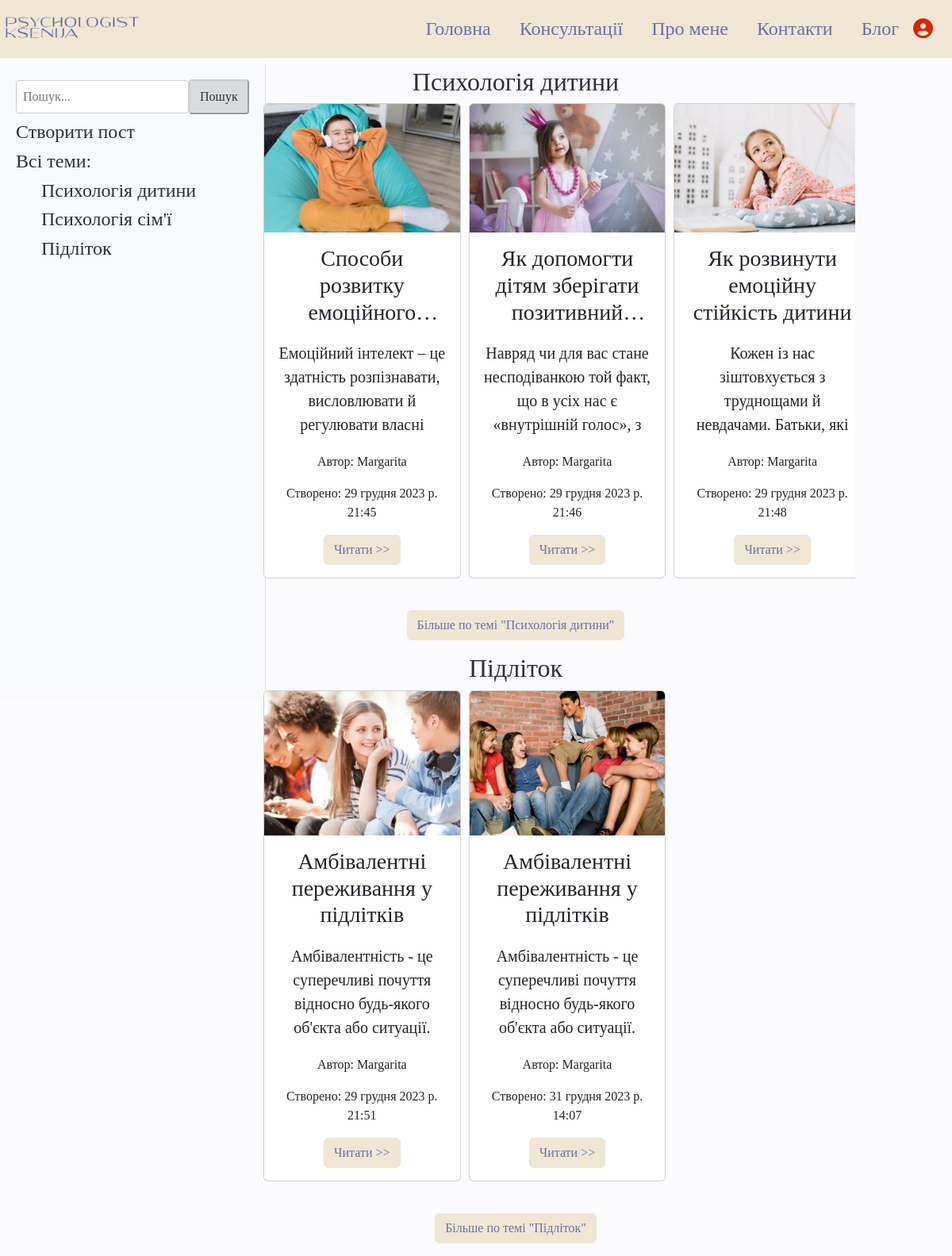
Screenshot of /blog/articles/ with the database file from the repository.
### blog/models.py (models this page shows, shortened)
class Category(models.Model):
    name = models.CharField(max_length=50, unique=True, verbose_name='Категорія')
    class Meta:
        verbose_name = 'Категорія'
        verbose_name_plural = 'Категорії'

class Post(models.Model):
    title = models.CharField(max_length=255, verbose_name='Заголовок')
    content = models.TextField(verbose_name='Зміст')
    author = models.ForeignKey(User, on_delete=models.CASCADE, verbose_name='Автор')
    created_at = models.DateTimeField(auto_now_add=True, verbose_name='Дата створення')
    category = models.ForeignKey('Category', on_delete=models.CASCADE, verbose_name='Категорія')
    favorites = models.ManyToManyField(User, related_name='user_favorited_articles', blank=True, verbose_name='Улюблені статті')
    image = models.ManyToManyField(PostImage, related_name='post_images', blank=True, verbose_name='Зображення')
    liked_users = models.ManyToManyField(User, through='Like', related_name='user_likes', blank=True, verbose_name='Користувачі, що поставили лайк')
    class Meta:
        verbose_name = 'Пост'
        verbose_name_plural = 'Пости'

class PostImage(models.Model):
    post = models.ForeignKey('Post', on_delete=models.CASCADE)
    image = models.ImageField(upload_to='post_images/', verbose_name='Зображення')

### blog/views.py (the view)
# urls.py: path('blog/articles/', article_list, name='article_list'),
def article_list(request):
    all_categories = Category.objects.all()
    query = request.GET.get('q')  # Получение строки запроса из параметра 'q'
    if query:
        all_posts = Post.objects.filter(title__icontains=query) | Post.objects.filter(content__icontains=query)
    else:
        all_posts = Post.objects.all()
    posts_by_category = {
        category: list(posts)
        for category, posts in groupby(all_posts, key=attrgetter('category'))
    }
    context = {'all_categories': all_categories, 'posts_by_category': posts_by_category, 'query': query}
    return render(request, 'blog/article_list copy 2.html', context)

### blog/templates/blog/article_list copy 2.html (shortened to what this page needs)
{% extends 'main/base.html' %}
{% load static %}
{% block extra_styles %}
    <link rel="stylesheet" type="text/css" href="{% static 'blog/blog_styles.css' %}">
{% endblock %}
{% block content %}
<div class="blog-page">
    <div class="container-fluid mt-4 ms-0 ">
        <div class="row">
            <div class="col-md-2 col-sm-12">
                <div class="side-bar">
                    <div class="search">
                        <form method="get" action="{% url 'article_list' %}">
                            <input type="text" name="q" placeholder="Пошук...">
                            <button type="submit">Пошук</button>
                        </form>
                    </div>
                    <div class="list-of-categories mb-2 mt-2">
                        <a href="{% url 'blog:add_post' %}"><h4>Створити пост</h4></a>
                    </div>
                    <div class="list-of-categories">
                        <a href="{% url 'article_list' %}"><h4>Всі теми:</h4></a>
                    </div>
                    <ul>
                        {% for cat in all_categories %}
                            <li class="list-of-categories {% if cat.id == category.id %}active{% endif %}">
                                <a href="{% url 'blog:category_posts' category_id=cat.id %}"><h4>{{ cat.name }}</h4></a>
                            </li>
                        {% endfor %}
                    </ul>
                </div>
            </div>
            <div class="col-md-9 col-sm-12">
                {% for category, posts in posts_by_category.items %}
                    <h2 class="text-center">{{ category.name }}</h2>
                    <div class="carousel-container ">
                        {% for post in posts %}
                            <div class="col-md-4 mb-4">
                                <div class="card">
                                    <img src="{% if post.image.all %}{{ post.image.first.image }}{% else %}{% static 'path/to/default/image.jpg' %}{% endif %}" class="card-img-top" alt="Image">
                                    <div class="card-body text-center">
                                        <h3 class="card-title">{{ post.title }}</h3>
                                        <p class="card-text text-h5">{{ post.content|truncatewords:25 }}</p>
                                        <p class="card-text text-author">Автор: {{ post.author.username }}</p>
                                        <p class="card-text">Створено: {{ post.created_at }}</p>
                                        <a href="{% url 'blog:article_detail' post.id %}" class="btn btn-primary  btn-custom">Читати >></a>
                                    </div>
                                </div>
                            </div>
                        {% endfor %}
                    </div>
                    <div class="text-center mt-3 mb-3">
                        <a href="{% url 'blog:category_posts' category.id %}" class="btn btn-primary  btn-custom">Більше по темі "{{ category.name }}"</a>
                    </div>
                {% endfor %}
            </div>
        </div>
    </div>
</div>
{% endblock %}

### blog/static/blog/blog_styles.css (style rules this page uses)
:root { --primary-color: #b8bcb753; --button-color: #606a5c8f; --hover-color: #c3c6c695; --secondary-color: #fbfafc; --box-shadow: 0 5px 10px rgba(53, 52, 52, 0.159); --border-color: #1c073843; --text-color: #6972a6; --background-color: #fbfafc; --form-background: #e9edf561; --font-family: 'Cormorant Garamond', serif; --article-background: #f7f6f361; --article-text-color: #2d3135; --navbar-color-base: #efe6d4; }
p.card-text { margin-top: 1em; }
.side-bar { position: fixed; top: 5em; left: 0; height: 100vh; overflow-y: auto; padding: 20px; background-color: #f8f9fa; border-right: 1px solid #dee2e6; font-family: var(--font-family); }
.card-img-top { max-width: 100%; max-height: 200px; object-fit: cover; }
.btn-custom { background-color: var(--navbar-color-base); border-color: var(--navbar-color-base); color: var(--text-color); }
.list-of-categories { list-style-type: none; padding: 0; font-family: var(--font-family); }
.list-of-categories a { text-decoration: none; color: var(--article-text-color); font-size: 16px; }
.text-h5 { font-size: 20px; }
.text-author { font-size: 16px; }

### main/static/style.css (style rules this page uses)
body { margin: 0; padding: 0; background-color: #fbfafc; margin-left: 0; font-family: 'Cormorant Garamond', serif; }
h1, h2, h3 { color: #2d3135; font-family: 'Cormorant Garamond', serif; }

### rows the page displays
Category: name "Психологія дитини"
Category: name "Психологія сім'ї"
Category: name "Підліток"
Post: image.first.image (picture), title "Способи розвитку…", content "Емоційний інтелект – це здатність розпізнавати, висловлювати й регулювати власні…", author.username "Margarita", created_at "29 грудня 2023 р. 21:45"
Post: image.first.image (picture), title "Як допомогти дітям зберігати…", content "Навряд чи для вас стане несподіванкою той факт, що в усіх нас є «внутрішній голос», з…", author.username "Margarita", created_at "29 грудня 2023 р. 21:46"
Post: image.first.image (picture), title "Як розвинути емоційну стійкість дитини", content "Кожен із нас зіштовхується з труднощами й невдачами. Батьки, які…", author.username "Margarita", created_at "29 грудня 2023 р. 21:48"
Post: image.first.image (picture), title "Амбівалентні переживання у підлітків", content "Амбівалентність - це суперечливі почуття відносно будь-якого об'єкта або ситуації.…", author.username "Margarita", created_at "29 грудня 2023 р. 21:51"
Post: image.first.image (picture), title "Амбівалентні переживання у підлітків", content "Амбівалентність - це суперечливі почуття відносно будь-якого об'єкта або ситуації.…", author.username "Margarita", created_at "31 грудня 2023 р. 14:07"
